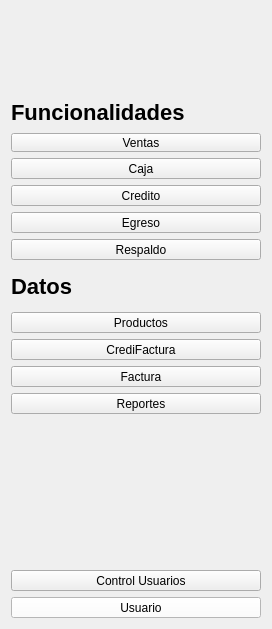
       <widget class="QWidget" name="Navbar" native="true">
        <property name="sizePolicy">
         <sizepolicy hsizetype="Fixed" vsizetype="Preferred">
          <horstretch>0</horstretch>
          <verstretch>0</verstretch>
         </sizepolicy>
        </property>
        <property name="minimumSize">
         <size>
          <width>250</width>
          <height>0</height>
         </size>
        </property>
        <property name="styleSheet">
         <string notr="true">#navbar {
    background-color: white; /* Fondo blanco */
    border-right: 1px solid black; /* Borde negro en el lado derecho */
}
</string>
        </property>
        <layout class="QVBoxLayout" name="verticalLayout">
         <item>
          <widget class="QLabel" name="LabelImgNavbar">
           <property name="enabled">
            <bool>true</bool>
           </property>
           <property name="sizePolicy">
            <sizepolicy hsizetype="Fixed" vsizetype="Fixed">
             <horstretch>50</horstretch>
             <verstretch>50</verstretch>
            </sizepolicy>
           </property>
           <property name="minimumSize">
            <size>
             <width>100</width>
             <height>50</height>
            </size>
           </property>
           <property name="maximumSize">
            <size>
             <width>260</width>
             <height>70</height>
            </size>
           </property>
           <property name="styleSheet">
            <string notr="true">#LabelImg {
    background-position: center;
    background-repeat: no-repeat;
    background-size: 100% 100%; /* Ajusta la imagen para que ocupe todo el área del label */
    height: 200px; /* Ajusta la altura del QLabel */
    width: 300px; /* Ajusta el ancho del QLabel */
}
</string>
           </property>
           <property name="text">
            <string/>
           </property>
           <property name="pixmap">
            <pixmap>../../assets/Letras-sinfondo.png</pixmap>
           </property>
           <property name="scaledContents">
            <bool>true</bool>
           </property>
          </widget>
         </item>
         <item>
          <spacer name="verticalSpacer_2">
           <property name="orientation">
            <enum>Qt::Vertical</enum>
           </property>
           <property name="sizeType">
            <enum>QSizePolicy::Fixed</enum>
           </property>
           <property name="sizeHint" stdset="0">
            <size>
             <width>20</width>
             <height>30</height>
            </size>
           </property>
          </spacer>
         </item>
         <item>
          <widget class="QLabel" name="LabelFuncionalidades">
           <property name="sizePolicy">
            <sizepolicy hsizetype="Fixed" vsizetype="Fixed">
             <horstretch>0</horstretch>
             <verstretch>0</verstretch>
            </sizepolicy>
           </property>
           <property name="minimumSize">
            <size>
             <width>250</width>
             <height>30</height>
            </size>
           </property>
           <property name="maximumSize">
            <size>
             <width>300</width>
             <height>50</height>
            </size>
           </property>
           <property name="styleSheet">
            <string notr="true">#LabelFuncionalidades {
    font-weight: bold; /* Negrita */
    font-size: 22px; /* Tamaño de fuente */
}
</string>
           </property>
           <property name="text">
            <string>Funcionalidades</string>
           </property>
          </widget>
         </item>
         <item>
          <widget class="QToolButton" name="BtnVentas">
           <property name="sizePolicy">
            <sizepolicy hsizetype="Preferred" vsizetype="Fixed">
             <horstretch>0</horstretch>
             <verstretch>0</verstretch>
            </sizepolicy>
           </property>
           <property name="minimumSize">
            <size>
             <width>0</width>
             <height>0</height>
            </size>
           </property>
           <property name="maximumSize">
            <size>
             <width>16777215</width>
             <height>40</height>
            </size>
           </property>
           <property name="cursor">
            <cursorShape>PointingHandCursor</cursorShape>
           </property>
           <property name="toolTip">
            <string>&lt;html&gt;&lt;head/&gt;&lt;body&gt;&lt;p align=&quot;center&quot;&gt;&lt;br/&gt;&lt;/p&gt;&lt;/body&gt;&lt;/html&gt;</string>
           </property>
           <property name="styleSheet">
            <string notr="true">
    padding-left: 10px; /* Distancia entre icono y borde izquierdo */
    text-align: right; /* Texto más hacia la derecha */

</string>
           </property>
           <property name="text">
            <string>   Ventas</string>
           </property>
           <property name="icon">
            <iconset>
             <normaloff>../../assets/iconos/ventas.png</normaloff>../../assets/iconos/ventas.png</iconset>
           </property>
           <property name="iconSize">
            <size>
             <width>30</width>
             <height>30</height>
            </size>
           </property>
           <property name="toolButtonStyle">
            <enum>Qt::ToolButtonTextBesideIcon</enum>
           </property>
           <property name="autoRaise">
            <bool>false</bool>
           </property>
          </widget>
         </item>
         <item>
          <widget class="QToolButton" name="BtnCaja">
           <property name="sizePolicy">
            <sizepolicy hsizetype="Preferred" vsizetype="Fixed">
             <horstretch>0</horstretch>
             <verstretch>0</verstretch>
            </sizepolicy>
           </property>
           <property name="maximumSize">
            <size>
             <width>16777215</width>
             <height>40</height>
            </size>
           </property>
           <property name="cursor">
            <cursorShape>PointingHandCursor</cursorShape>
           </property>
           <property name="styleSheet">
            <string notr="true"/>
           </property>
           <property name="text">
            <string>   Caja</string>
           </property>
           <property name="icon">
            <iconset>
             <normaloff>../../assets/iconos/Caja.png</normaloff>../../assets/iconos/Caja.png</iconset>
           </property>
           <property name="iconSize">
            <size>
             <width>30</width>
             <height>30</height>
            </size>
           </property>
           <property name="toolButtonStyle">
            <enum>Qt::ToolButtonTextBesideIcon</enum>
           </property>
          </widget>
         </item>
         <item>
          <widget class="QToolButton" name="BtnCredito">
           <property name="sizePolicy">
            <sizepolicy hsizetype="Preferred" vsizetype="Fixed">
             <horstretch>0</horstretch>
             <verstretch>0</verstretch>
            </sizepolicy>
           </property>
           <property name="maximumSize">
            <size>
             <width>16777215</width>
             <height>40</height>
            </size>
           </property>
           <property name="cursor">
            <cursorShape>PointingHandCursor</cursorShape>
           </property>
           <property name="text">
            <string>   Credito</string>
           </property>
           <property name="icon">
            <iconset>
             <normaloff>../../assets/iconos/Credito.png</normaloff>../../assets/iconos/Credito.png</iconset>
           </property>
           <property name="iconSize">
            <size>
             <width>30</width>
             <height>30</height>
            </size>
           </property>
           <property name="toolButtonStyle">
            <enum>Qt::ToolButtonTextBesideIcon</enum>
           </property>
          </widget>
         </item>
         <item>
          <widget class="QToolButton" name="BtnEgreso">
           <property name="sizePolicy">
            <sizepolicy hsizetype="Preferred" vsizetype="Fixed">
             <horstretch>0</horstretch>
             <verstretch>0</verstretch>
            </sizepolicy>
           </property>
           <property name="maximumSize">
            <size>
             <width>16777215</width>
             <height>40</height>
            </size>
           </property>
           <property name="cursor">
            <cursorShape>PointingHandCursor</cursorShape>
           </property>
           <property name="text">
            <string>   Egreso</string>
           </property>
           <property name="icon">
            <iconset>
             <normaloff>../../assets/iconos/Egreso.png</normaloff>../../assets/iconos/Egreso.png</iconset>
           </property>
           <property name="iconSize">
            <size>
             <width>30</width>
             <height>30</height>
            </size>
           </property>
           <property name="toolButtonStyle">
            <enum>Qt::ToolButtonTextBesideIcon</enum>
           </property>
          </widget>
         </item>
         <item>
          <widget class="QToolButton" name="BtnRespaldo">
           <property name="sizePolicy">
            <sizepolicy hsizetype="Preferred" vsizetype="Fixed">
             <horstretch>0</horstretch>
             <verstretch>0</verstretch>
            </sizepolicy>
           </property>
           <property name="maximumSize">
            <size>
             <width>16777215</width>
             <height>40</height>
            </size>
           </property>
           <property name="cursor">
            <cursorShape>PointingHandCursor</cursorShape>
           </property>
           <property name="text">
            <string>   Respaldo</string>
           </property>
           <property name="icon">
            <iconset>
             <normaloff>../../assets/iconos/Respaldo.png</normaloff>../../assets/iconos/Respaldo.png</iconset>
           </property>
           <property name="iconSize">
            <size>
             <width>30</width>
             <height>30</height>
            </size>
           </property>
           <property name="toolButtonStyle">
            <enum>Qt::ToolButtonTextBesideIcon</enum>
           </property>
          </widget>
         </item>
         <item>
          <widget class="QLabel" name="LabelDatos">
           <property name="sizePolicy">
            <sizepolicy hsizetype="Fixed" vsizetype="Fixed">
             <horstretch>0</horstretch>
             <verstretch>0</verstretch>
            </sizepolicy>
           </property>
           <property name="minimumSize">
            <size>
             <width>250</width>
             <height>40</height>
            </size>
           </property>
           <property name="maximumSize">
            <size>
             <width>250</width>
             <height>40</height>
            </size>
           </property>
           <property name="styleSheet">
            <string notr="true">#LabelDatos {
    font-weight: bold; /* Negrita */
    font-size: 22px; /* Tamaño de fuente */
}
</string>
           </property>
           <property name="text">
            <string>Datos</string>
           </property>
          </widget>
         </item>
         <item>
          <widget class="QToolButton" name="BtnProductos">
           <property name="sizePolicy">
            <sizepolicy hsizetype="Preferred" vsizetype="Fixed">
             <horstretch>0</horstretch>
             <verstretch>0</verstretch>
            </sizepolicy>
           </property>
           <property name="maximumSize">
            <size>
             <width>16777215</width>
             <height>40</height>
            </size>
           </property>
           <property name="cursor">
            <cursorShape>PointingHandCursor</cursorShape>
           </property>
           <property name="text">
            <string>   Productos</string>
           </property>
           <property name="icon">
            <iconset>
             <normaloff>../../assets/iconos/Productos.png</normaloff>../../assets/iconos/Productos.png</iconset>
           </property>
           <property name="iconSize">
            <size>
             <width>30</width>
             <height>30</height>
            </size>
           </property>
           <property name="toolButtonStyle">
            <enum>Qt::ToolButtonTextBesideIcon</enum>
           </property>
          </widget>
         </item>
         <item>
          <widget class="QToolButton" name="BtnCrediFactura">
           <property name="sizePolicy">
            <sizepolicy hsizetype="Preferred" vsizetype="Fixed">
             <horstretch>0</horstretch>
             <verstretch>0</verstretch>
            </sizepolicy>
           </property>
           <property name="maximumSize">
            <size>
             <width>16777215</width>
             <height>40</height>
            </size>
           </property>
           <property name="cursor">
            <cursorShape>PointingHandCursor</cursorShape>
           </property>
           <property name="text">
            <string>   CrediFactura</string>
           </property>
           <property name="icon">
            <iconset>
             <normaloff>../../assets/iconos/CrediFactura.png</normaloff>../../assets/iconos/CrediFactura.png</iconset>
           </property>
           <property name="iconSize">
            <size>
             <width>30</width>
             <height>30</height>
            </size>
           </property>
           <property name="toolButtonStyle">
            <enum>Qt::ToolButtonTextBesideIcon</enum>
           </property>
          </widget>
         </item>
         <item>
          <widget class="QToolButton" name="BtnFacturas">
           <property name="sizePolicy">
            <sizepolicy hsizetype="Preferred" vsizetype="Fixed">
             <horstretch>0</horstretch>
             <verstretch>0</verstretch>
            </sizepolicy>
           </property>
           <property name="maximumSize">
            <size>
             <width>16777215</width>
             <height>40</height>
            </size>
           </property>
           <property name="cursor">
            <cursorShape>PointingHandCursor</cursorShape>
           </property>
           <property name="text">
            <string>   Factura</string>
           </property>
           <property name="icon">
            <iconset>
             <normaloff>../../assets/iconos/Facturas.png</normaloff>../../assets/iconos/Facturas.png</iconset>
           </property>
           <property name="iconSize">
            <size>
             <width>30</width>
             <height>30</height>
            </size>
           </property>
           <property name="toolButtonStyle">
            <enum>Qt::ToolButtonTextBesideIcon</enum>
           </property>
          </widget>
         </item>
         <item>
          <widget class="QToolButton" name="BtnReportes">
           <property name="sizePolicy">
            <sizepolicy hsizetype="Preferred" vsizetype="Fixed">
             <horstretch>0</horstretch>
             <verstretch>0</verstretch>
            </sizepolicy>
           </property>
           <property name="maximumSize">
            <size>
             <width>16777215</width>
             <height>40</height>
            </size>
           </property>
           <property name="cursor">
            <cursorShape>PointingHandCursor</cursorShape>
           </property>
           <property name="text">
            <string>   Reportes</string>
           </property>
           <property name="icon">
            <iconset>
             <normaloff>../../assets/iconos/Reportes.png</normaloff>../../assets/iconos/Reportes.png</iconset>
           </property>
           <property name="iconSize">
            <size>
             <width>30</width>
             <height>30</height>
            </size>
           </property>
           <property name="toolButtonStyle">
            <enum>Qt::ToolButtonTextBesideIcon</enum>
           </property>
          </widget>
         </item>
         <item>
          <spacer name="verticalSpacer">
           <property name="orientation">
            <enum>Qt::Vertical</enum>
           </property>
           <property name="sizeType">
            <enum>QSizePolicy::Fixed</enum>
           </property>
           <property name="sizeHint" stdset="0">
            <size>
             <width>20</width>
             <height>150</height>
            </size>
           </property>
          </spacer>
         </item>
         <item>
          <widget class="QToolButton" name="BtnControlUsuario">
           <property name="sizePolicy">
            <sizepolicy hsizetype="Preferred" vsizetype="Fixed">
             <horstretch>0</horstretch>
             <verstretch>0</verstretch>
            </sizepolicy>
           </property>
           <property name="maximumSize">
            <size>
             <width>16777215</width>
             <height>40</height>
            </size>
           </property>
           <property name="styleSheet">
            <string notr="true"/>
           </property>
           <property name="text">
            <string>   Control Usuarios</string>
           </property>
           <property name="icon">
            <iconset>
             <normaloff>../../assets/iconos/Usuarios.png</normaloff>../../assets/iconos/Usuarios.png</iconset>
           </property>
           <property name="iconSize">
            <size>
             <width>30</width>
             <height>30</height>
            </size>
           </property>
           <property name="toolButtonStyle">
            <enum>Qt::ToolButtonTextBesideIcon</enum>
           </property>
          </widget>
         </item>
         <item>
          <widget class="QToolButton" name="BtnUsuario">
           <property name="sizePolicy">
            <sizepolicy hsizetype="Preferred" vsizetype="Fixed">
             <horstretch>0</horstretch>
             <verstretch>0</verstretch>
            </sizepolicy>
           </property>
           <property name="maximumSize">
            <size>
             <width>16777215</width>
             <height>16777215</height>
            </size>
           </property>
           <property name="styleSheet">
            <string notr="true">background-color: rgb(255, 255, 255);
</string>
           </property>
           <property name="text">
            <string>   Usuario</string>
           </property>
           <property name="icon">
            <iconset>
             <normaloff>../../assets/iconos/perfil.png</normaloff>../../assets/iconos/perfil.png</iconset>
           </property>
           <property name="iconSize">
            <size>
             <width>60</width>
             <height>60</height>
            </size>
           </property>
           <property name="toolButtonStyle">
            <enum>Qt::ToolButtonTextBesideIcon</enum>
           </property>
          </widget>
         </item>
        </layout>
       </widget>
